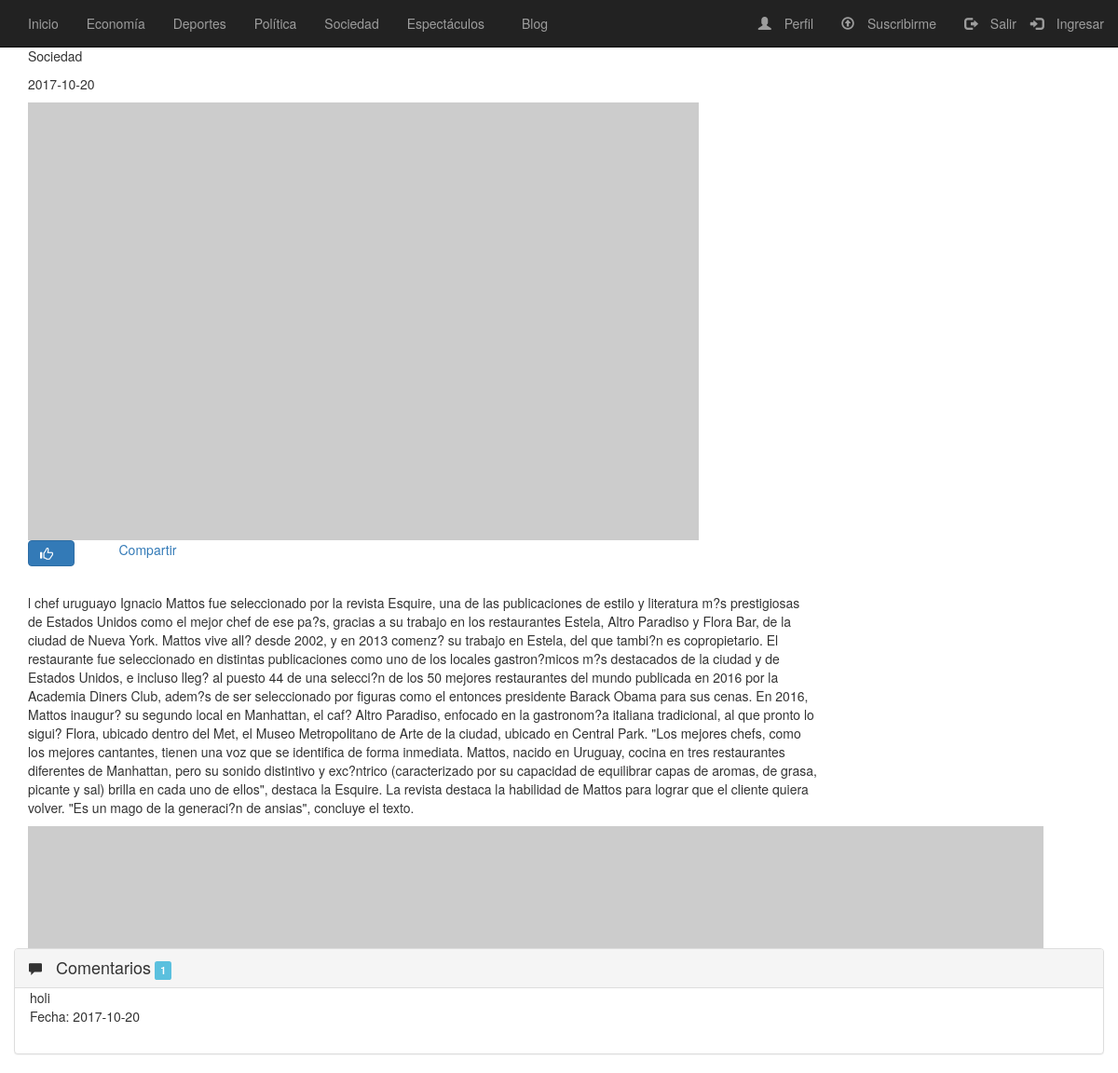
Screenshot of /frontend/presentacion/noticia.php?art=2 with the database file from the repository.
### tables this page shows
CREATE TABLE `seccion` (
  `id_s` int(11) NOT NULL,
  `nombre` varchar(50) DEFAULT NULL,
  `contador` int(11) DEFAULT NULL,
  `id_ed` int(11) DEFAULT NULL
);

CREATE TABLE `articulo` (
  `id_a` int(11) NOT NULL,
  `titulo` varchar(50) DEFAULT NULL,
  `fecha_a` date DEFAULT NULL,
  `contenido` varchar(7000) DEFAULT NULL,
  `autor` varchar(50) DEFAULT NULL,
  `likes` int(11) DEFAULT NULL,
  `contador_a` int(11) DEFAULT NULL,
  `id_s` int(11) DEFAULT NULL,
  `art_d` tinyint(1) DEFAULT NULL
);

CREATE TABLE `comentario` (
  `id_cm` int(11) NOT NULL,
  `comentario` varchar(150) DEFAULT NULL,
  `estado` tinyint(1) DEFAULT NULL,
  `fecha_c` date DEFAULT NULL
);

### frontend/clases/model.php (called while the page is built, shortened)
<?php
    abstract class Model{
        public function __construct(){
            $this->_db = new mysqli(DB_HOST, DB_USER, DB_PASS, DB_NAME);
        }
    }

### frontend/clases/seccion.class.php (called while the page is built, shortened)
<?php
require_once('model.php');
class seccion extends Model{
    private $id;
function __construct($id='',$nombre='',$visitas='',$id_edicion='')
{
    $this->id=$id;
}
public function setId($id){
    $this->id=$id;
}
public function getId(){
    return $this->id;
}
public function listarSecciones(){
    $sql="SELECT `id_s`, `nombre` FROM `seccion`";
    $result = $this->_db->prepare($sql);
    $result->execute();
    $resultado = $result->get_result();
    $secciones = array();
    while ($row = $resultado->fetch_assoc()) {
      $secciones[] = $row;
    }
    return ($secciones);
}
public function nombreSeccion(){
    $id_s = $this->getId();
    $sql="SELECT `nombre`FROM `seccion` WHERE `id_s` =?";
    $result = $this->_db->prepare($sql);
    $result -> bind_param('i',$id_s);
    $result->execute();
    $resultado = $result->get_result();
    $row = $resultado->fetch_assoc();
    return ($row);
}
}

### frontend/clases/articulo.class.php (called while the page is built, shortened)
<?php
require_once('model.php');
class articulo extends Model{
    private $id;
function __construct($id='',$titulo='',$noticia='',$seccion='',$fecha='',$autor='',$destacado='',$comentario='',$visita='')
{
    $this->id=$id;
}
public function setId($id){
    $this->id=$id;
}
public function getId(){
    return $this->id;
}
public function listarArt(){
    $id_a = $this->getId();
    $sql="SELECT * FROM articulo where id_a = ?";
    $result = $this->_db->prepare($sql);
    $result -> bind_param('i',$id_a);
    $result ->execute();
    $resultado = $result->get_result();
    $art = $resultado->fetch_assoc();
    return($art);
}
}

### frontend/clases/publicidad.class.php (called while the page is built, shortened)
<?php
require_once('model.php');
class publicidad extends Model{
public function listarPubNoticia(){
    $espacio = 2;
    $fecha_hoy = date('Y-m-d');
    $sql="SELECT publicidad.publicacion AS p FROM publicidad, espacio, hay WHERE espacio.ubicacion = ?
    AND publicidad.fecha_h > ? AND hay.id_pub = publicidad.id_pub AND hay.id_esp = espacio.id_esp";
    $result=$this->_db->prepare($sql);
    $result ->bind_param('ss',$espacio,$fecha_hoy);
    $result ->execute();
    $resultado = $result->get_result();
    $publicidades = array();
    while ($row = $resultado->fetch_assoc()){
        $publicidades[] = $row;
    }
    if ($publicidades == null){
        return (false);
    }else{
        $i = array();
        foreach($publicidades as $p){
            $i[] = $p['p'];
        }
        $p = array_rand($i);
    return ($i[$p]);
    }
}
}

### frontend/clases/comentarios.class.php (called while the page is built, shortened)
<?php
require_once('model.php');
class comentario extends Model{
    private $id_noticia;
function __construct($id='',$id_usuario='',$nom_usuario='',$id_noticia='',$fecha='',$comentario='',$estado='')
{
    $this->id_noticia=$id_noticia;
}
public function setIdNoticia($id_noticia){
    $this->id_noticia=$id_noticia;
}
public function getIdNoticia(){
    return $this->id_noticia;
}
public function listarComentarios(){
    $id_noticia = $this->getIdNoticia();
    $sql="SELECT comentario.id_cm, comentario.comentario, comentario.fecha_c FROM comentario, hace, tiene
    WHERE (comentario.estado = 1) AND (tiene.id_a = ?) AND (hace.id_cm = comentario.id_cm) AND (tiene.id_cm = hace.id_cm)";
    $result = $this->_db->prepare($sql);
    $result -> bind_param('i',$id_noticia);
    $result -> execute();
    $resultado = $result->get_result();
    $comentarios = array();
    while ($row = $resultado->fetch_assoc()){
        $comentarios[] = $row;
    }
    if ($comentarios == null){
        return (false);
    }else{
        return ($comentarios);
    }
}
public function cantComentarios(){
    $id_noticia = $this->getIdNoticia();
    $sql="SELECT COUNT(`id_cm`) AS cant FROM `tiene` WHERE `id_a` = ?";
    $result = $this->_db->prepare($sql);
    $result -> bind_param('i',$id_noticia);
    $result -> execute();
    $resultado = $result->get_result();
    $resultado = $resultado->fetch_assoc();
    if($resultado != null){
        $cant = $resultado;
    }else{
        $cant=0;
    }
    return($cant);
}
}

### frontend/presentacion/noticia.php (the view, shortened to what this page needs)
<html>
<head>
<link rel="stylesheet" href="https://maxcdn.bootstrapcdn.com/bootstrap/3.3.7/css/bootstrap.min.css">
<link rel="stylesheet" href="<?= $CSS;?>/estilos.css">
</head>
<?php
include('headerNoti.php');
    ?>
    <?php
if(isset($_GET['art'])){
    require_once($CLASES_DIR . 'articulo.class.php');
    $articulo = New articulo();
    $articulo->setId($id_art);
    $art = $articulo->listarArt();
    require_once ($CLASES_DIR . 'seccion.class.php');
    $sec = New seccion();
    $sec->setId($art['id_s']);
    $seccion = $sec->nombreSeccion();
    $seccion = $seccion['nombre'];
    ?>
    <body>
    <div class="container">
        <div class="row" >
            <div class="col-md-9">
                <div class="articulo">
                    <div>
                        <p class="tituloNoti"><?= $art['titulo']?></p>
                        <p class="cateNoti"><?= $seccion?></p>
                        <p class="fechaNoti"><?= $art['fecha_a'];?></p>
                    </div>
                </div>
            </div>
        </div>
        <div class="row">
            <div class="col-md-9 col-sm-12">
                <img class="imgNoti" src="http://placehold.it/720x470/eeeeee/333333" alt="Imágen">
            </div>
        </div>
        <div class="row">
            <div class="like">
                <div class="form-group likeNoticia col-md-1">
                        <form id="frmLike" name="frmLike" action="<?= $LOGICA;?>/procesarLike.php">
                            <button type="submit" id="btnLike" name="btnLike" class="btn btn-primary"><span class="glyphicon glyphicon-thumbs-up"></span></button>
                        </form>
                </div>
                <div class="compartirNoticia col-md-1">
                    <div class="fb-share-button" data-href="http://localhost" data-layout="button" data-size="large" data-mobile-iframe="true">
                    <a class="fb-xfbml-parse-ignore" target="_blank" href="https://www.facebook.com/sharer/sharer.php?u=http%3A%2F%2Flocalhost%2F&amp;src=sdkpreparse">Compartir</a></div>
                </div>
            </div>
        </div>
        <div class="row">
            <div class="txtNoti col-md-9 col-sm-12">
                <p>
                    <?= $art['contenido'];?>
                </p>
            </div>
        </div>
</div>
<div class="container">
    <div class="row">
            <div class="publiBanner col-sm-12">
            <?php
            require_once($CLASES_DIR . 'publicidad.class.php');
            $publicidad= New publicidad();
            $banner = $publicidad->listarPubNoticia();
            if ($banner != null){
            ?>
            <img class="" src="<?php echo $banner;?>">
            </div>
            <?php
            }
            ?>
    </div>
</div>
    <?php
    include('comentarios.php');
}else{
    ?>
    <script>window.location.replace('../presentacion/index.php');</script>
    <?php
}

### frontend/presentacion/headerNoti.php (shortened to what this page needs)
<!DOCTYPE html>
<html>
<head>
<link rel="stylesheet" href="https://maxcdn.bootstrapcdn.com/bootstrap/3.3.7/css/bootstrap.min.css">
<link rel="stylesheet" href="<?= $CSS;?>/estilos.css">
</head>
<?php
require_once($CLASES_DIR . 'seccion.class.php');
$seccion = New seccion();
$secciones = $seccion->listarSecciones();
?>
<body>
  <nav class="navbar navbar-inverse navbar-fixed-top">
    <div class="container-fluid">
      	<ul class="nav navbar-nav">
          <li><a href="<?= $PRESENTACION;?>/index.php"> Inicio</a></li>
      <?php foreach($secciones as $sec): ?>
				<li><a href="<?= $PRESENTACION;?>/seccion.php?id=<?php echo $sec['id_s']?>"><?php echo $sec['nombre'];?></a></li>
      <?php endforeach; ?>
      </ul>
      <ul class="nav navbar-nav">
        <li><a href=""><span class="glyphicon glyphicon-blog"></span>Blog</a></li>
      </ul>
        <div id="notlogged">
            <ul class="nav navbar-nav navbar-right">
                <li><a href="#" data-toggle="modal" data-target="#modalLogin"><span class="glyphicon glyphicon-log-in"></span> Ingresar</a></li>
            </ul>
        </div>
      <div id="logged" class="oculto">
        <ul class="nav navbar-nav navbar-right">
            <li><a id="perfil" name="perfil" href="<?= $PRESENTACION;?>/perfil.php"><span class="glyphicon glyphicon-user"></span></span> Perfil</a></li>
            <li><a id="suscripto" href="#" data-toggle="modal" data-target="#modalSuscripcion"><span class="glyphicon glyphicon-upload"></span> Suscribirme</a></li>
            <li><a id="btnLogout" href="<?= $PRESENTACION;?>/logout.php" onclick="logoutFb()"><span class="glyphicon glyphicon-log-out"></span> Salir</a></li>
          </ul>
      </div>
    </div>
  </nav>
</body>

### frontend/presentacion/comentarios.php (shortened to what this page needs)
<html>
<body>
<?php
    require_once ($CLASES_DIR . 'comentarios.class.php');
    $c = New comentario();
    $c->setIdNoticia($art['id_a']);
    $comentarios = $c->listarComentarios();
    $cantComentarios =$c->cantComentarios();
?>
<div class="container">
    <div class="row">
        <div class="panel panel-default widget">
            <div class="panel-heading">
                <span class="glyphicon glyphicon-comment"></span><h4 style="display:inline"> Comentarios</h4>
                <span class="label label-info"><?php echo $cantComentarios['cant'];?></span>
            </div>
            <div class="panel-body">
                <ul class="list-group">
                <?php if($comentarios == false):?>
                    <li class="list-group-item">
                        <div class="row">
                            <div class="col-xs-10 col-md-11">
                                <div>
                                    <div class="comment-text">
                                        <p> Todavía no hay comentarios, se el primero!</p>
                                    </div>
                                </div>
                            </div>
                        </div>
                    </li>
                <?php else:?>
                <?php foreach($comentarios as $c):?>
                    <li class="list-group-item">
                        <div class="row">
                            <div class="col-xs-10 col-md-11">
                                <div>
                                    <div class="comment-text">
                                        <?php echo $c['comentario'];?>
                                    </div>
                                    <div class="mic-info">
                                        <p>Fecha: <?php echo $c['fecha_c'];?></p>
                                    </div>
                                </div>
                            </div>
                        </div>
                    </li>
                <?php endforeach;?>
                <?php endif;?>
                </ul>
            </div>
        </div>
    </div>
</div>
</body>

### backend/estilos/estilos.css (style rules this page uses)
body { margin-top:50px; }
.glyphicon { margin-right:10px; }
.panel-body { padding:0px; }
.list-group { border-radius: 0; }
.list-group .list-group-item { background-color: transparent;overflow: hidden;border: 0;border-radius: 0;padding: 0 16px; }
body { margin-top:20px; }

### rows the page displays
seccion: nombre "Economía"
seccion: nombre "Deportes"
seccion: nombre "Política"
seccion: nombre "Sociedad"
seccion: nombre "Espectáculos"
articulo: fecha_a "2017-10-20", contenido "l chef uruguayo Ignacio Mattos fue seleccionado por la revista Esquire, una de las publicaciones de estilo y literatura m?s prestigiosas de Estados Unidos como el mejor chef de ese pa?s, gracias a su trabajo en los restaurantes Estela, Altro Paradiso y Flora Bar, de la ciudad de Nueva York. Mattos vive all? desde 2002, y en 2013 comenz? su trabajo en Estela, del que tambi?n es copropietario. El restaurante fue seleccionado en distintas publicaciones como uno de los locales gastron?micos m?s destacados de la ciudad y de Estados Unidos, e incluso lleg? al puesto 44 de una selecci?n de los 50 mejores restaurantes del mundo publicada en 2016 por la Academia Diners Club, adem?s de ser…"
comentario: comentario "holi", fecha_c "2017-10-20"

### other values shown
$cantComentarios['cant'] "1"
